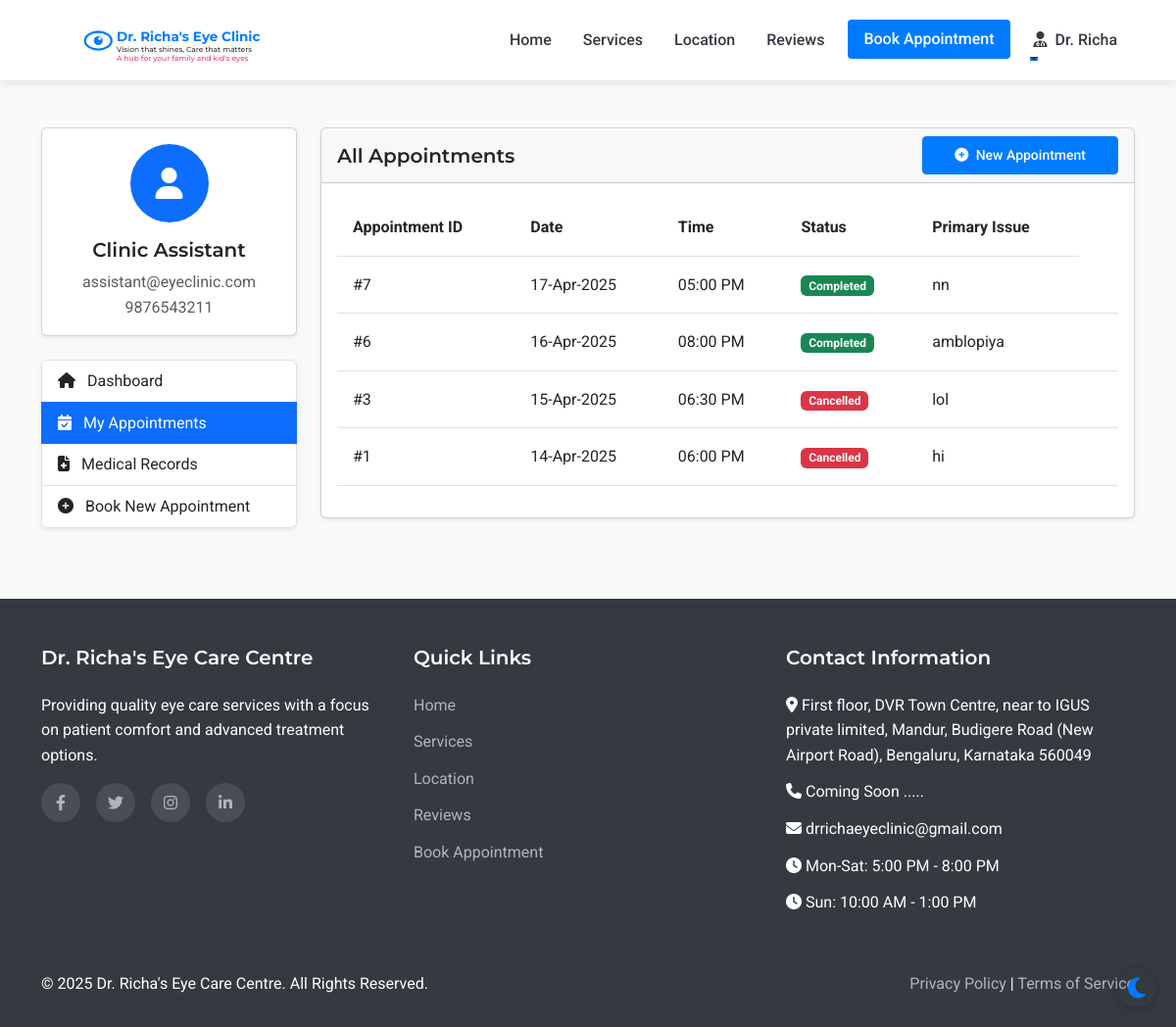
Screenshot of /patient/appointments (signed in) with the database file from the repository.
### models.py (models this page shows, shortened)
class Staff(UserMixin, db.Model):
    __abstract__ = True
    id = db.Column(db.Integer, primary_key=True)
    username = db.Column(db.String(64), unique=True, nullable=False)
    email = db.Column(db.String(120), unique=True, nullable=False)
    password_hash = db.Column(db.String(256), nullable=False)
    full_name = db.Column(db.String(100), nullable=False)
    mobile_number = db.Column(db.String(15), nullable=False)

class Assistant(Staff):
    __tablename__ = 'assistant'
    position = db.Column(db.String(100), nullable=True, default='Optometrist')
    joining_date = db.Column(db.Date, nullable=True)
    salary_records = db.relationship('Salary', backref='assistant', lazy=True)

class Appointment(db.Model):
    id = db.Column(db.Integer, primary_key=True)
    patient_id = db.Column(db.Integer, db.ForeignKey('patient.id'), nullable=False)
    appointment_date = db.Column(db.Date, nullable=False)
    appointment_time = db.Column(db.Time, nullable=False)
    primary_issue = db.Column(db.Text, nullable=True)
    referral_info = db.Column(db.String(255), nullable=True)
    status = db.Column(db.String(20), default='scheduled')  # scheduled, completed, cancelled
    created_at = db.Column(db.DateTime, default=datetime.utcnow)
    consultation_fee = db.Column(db.Float, nullable=False, default=500.0)
    payment_status = db.Column(db.String(20), default='pending')  # pending, paid

### routes.py (the view)
@app.route('/patient/appointments')
@login_required
def patient_appointments():
    appointments = Appointment.query.filter_by(patient_id=current_user.id).order_by(desc(Appointment.appointment_date)).all()
    form = FlaskForm()
    return render_template('patient/appointments.html', appointments=appointments, form=form)

### app.py (called while the page is built)
@login_manager.user_loader
def load_user(user_id):
    from models import Doctor, Assistant, Admin, Patient
    try:
        if user_id.startswith('doctor_'):
            return Doctor.query.get(int(user_id.split('_')[1]))
        elif user_id.startswith('assistant_'):
            return Assistant.query.get(int(user_id.split('_')[1]))
        elif user_id.startswith('admin_'):
            return Admin.query.get(int(user_id.split('_')[1]))
        else:
            return Patient.query.get(int(user_id))
    except (ValueError, AttributeError):
        return None

### routes.py (called while the page is built)
@app.context_processor
def inject_now():
    return {'now': datetime.now()}

### templates/patient/appointments.html (shortened to what this page needs)
{% extends 'layout.html' %}
{% block content %}
<section class="py-5 bg-light">
    <div class="container">
        <div class="row">
            <div class="col-lg-3 mb-4">
                <div class="card shadow-sm mb-4">
                    <div class="card-body text-center">
                        <div class="avatar-circle bg-primary text-white mb-3">
                            <i class="fas fa-user fa-2x"></i>
                        </div>
                        <h5 class="card-title">{{ current_user.full_name }}</h5>
                        <p class="card-text text-muted mb-0">{{ current_user.email }}</p>
                        <p class="card-text text-muted">{{ current_user.mobile_number }}</p>
                    </div>
                </div>
                <div class="list-group shadow-sm">
                    <a href="{{ url_for('patient_dashboard') }}" class="list-group-item list-group-item-action">
                        <i class="fas fa-home me-2"></i> Dashboard
                    </a>
                    <a href="{{ url_for('patient_appointments') }}" class="list-group-item list-group-item-action active">
                        <i class="fas fa-calendar-check me-2"></i> My Appointments
                    </a>
                    <a href="{{ url_for('patient_medical_records') }}" class="list-group-item list-group-item-action">
                        <i class="fas fa-file-medical me-2"></i> Medical Records
                    </a>
                    <a href="{{ url_for('appointment') }}" class="list-group-item list-group-item-action">
                        <i class="fas fa-plus-circle me-2"></i> Book New Appointment
                    </a>
                </div>
            </div>
            <div class="col-lg-9">
                <div class="card shadow-sm mb-4">
                    <div class="card-header d-flex justify-content-between align-items-center">
                        <h5 class="mb-0">All Appointments</h5>
                        <a href="{{ url_for('appointment') }}" class="btn btn-primary btn-sm">
                            <i class="fas fa-plus-circle me-1"></i> New Appointment
                        </a>
                    </div>
                    <div class="card-body">
                        {% if appointments %}
                            <div class="table-responsive">
                                <table class="table table-hover">
                                    <thead>
                                        <tr>
                                            <th>Appointment ID</th>
                                            <th>Date</th>
                                            <th>Time</th>
                                            <th>Status</th>
                                            <th>Primary Issue</th>
                                        </tr>
                                    </thead>
                                    <tbody>
                                        {% for appointment in appointments %}
                                            <tr>
                                                <td>#{{ appointment.id }}</td>
                                                <td>{{ appointment.appointment_date.strftime('%d-%b-%Y') }}</td>
                                                <td>{{ appointment.appointment_time.strftime('%I:%M %p') }}</td>
                                                <td>
                                                    {% if appointment.status == 'scheduled' %}
                                                        <span class="badge bg-info">Scheduled</span>
                                                    {% elif appointment.status == 'completed' %}
                                                        <span class="badge bg-success">Completed</span>
                                                    {% elif appointment.status == 'cancelled' %}
                                                        <span class="badge bg-danger">Cancelled</span>
                                                    {% else %}
                                                        <span class="badge bg-secondary">{{ appointment.status }}</span>
                                                    {% endif %}
                                                </td>
                                                <td>{{ appointment.primary_issue or 'Not specified' }}</td>
                                                <td>
                                                </td>
                                            </tr>
                                        {% endfor %}
                                    </tbody>
                                </table>
                            </div>
                        {% else %}
                            <div class="text-center p-4">
                                <p class="text-muted mb-3">You don't have any appointments yet.</p>
                                <a href="{{ url_for('appointment') }}" class="btn btn-primary">Book Your First Appointment</a>
                            </div>
                        {% endif %}
                    </div>
                </div>
            </div>
        </div>
    </div>
</section>
{% endblock %}

### static/css/style.css (style rules this page uses)
:root { --primary-color: #007bff; --secondary-color: #6c757d; --accent-color: #17a2b8; --light-color: #f8f9fa; --dark-color: #343a40; --success-color: #28a745; --warning-color: #ffc107; --danger-color: #dc3545; --white: #ffffff; --light-blue: #e6f2ff; --transition: all 0.3s ease; --bg-color: #ffffff; --text-color: #343a40; --card-bg: #ffffff; --border-color: #dee2e6; --footer-bg: #343a40; --footer-text: #ffffff; --hero-overlay: rgba(0, 123, 255, 0.85); }
body { font-family: 'Roboto', sans-serif; color: var(--text-color, var(--dark-color)); line-height: 1.6; background-color: var(--bg-color, var(--white)); transition: background-color 0.3s ease, color 0.3s ease; }
h1, h2, h3, h4, h5, h6 { font-family: 'Montserrat', sans-serif; font-weight: 600; }
.table td, .table th { padding: 1rem; vertical-align: middle; }
.btn-primary { background-color: var(--primary-color); border-color: var(--primary-color); padding: 0.5rem 2rem; font-weight: 500; border-radius: 4px; transition: var(--transition); }

### templates/patient/appointments.html (style rules this page uses)
.avatar-circle { width: 80px; height: 80px; border-radius: 50%; display: flex; align-items: center; justify-content: center; margin: 0 auto; }

### rows the page displays
Assistant: full_name "Clinic Assistant", email "assistant@eyeclinic.com", mobile_number "9876543211"
Appointment: id "7", appointment_date "17-Apr-2025", appointment_time "05:00 PM", status "Completed", primary_issue "nn"
Appointment: id "6", appointment_date "16-Apr-2025", appointment_time "08:00 PM", status "Completed", primary_issue "amblopiya"
Appointment: id "3", appointment_date "15-Apr-2025", appointment_time "06:30 PM", status "Cancelled", primary_issue "lol"
Appointment: id "1", appointment_date "14-Apr-2025", appointment_time "06:00 PM", status "Cancelled", primary_issue "hi"
